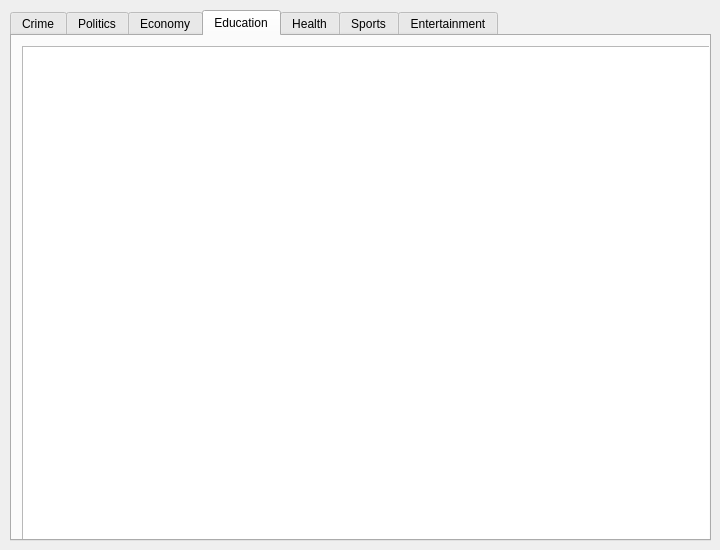
<?xml version="1.0" encoding="UTF-8"?>
<ui version="4.0">
 <class>OutputWindow</class>
 <widget class="QWidget" name="OutputWindow">
  <property name="geometry">
   <rect>
    <x>0</x>
    <y>0</y>
    <width>720</width>
    <height>550</height>
   </rect>
  </property>
  <property name="minimumSize">
   <size>
    <width>720</width>
    <height>550</height>
   </size>
  </property>
  <property name="maximumSize">
   <size>
    <width>720</width>
    <height>550</height>
   </size>
  </property>
  <property name="windowTitle">
   <string>Transcribd</string>
  </property>
  <property name="windowIcon">
   <iconset>
    <normaloff>logotitle.png</normaloff>logotitle.png</iconset>
  </property>
  <property name="styleSheet">
   <string notr="true">background-image: url(:/newPrefix/Background.png);</string>
  </property>
  <widget class="QTabWidget" name="Crime">
   <property name="geometry">
    <rect>
     <x>10</x>
     <y>10</y>
     <width>701</width>
     <height>531</height>
    </rect>
   </property>
   <property name="whatsThis">
    <string>&lt;html&gt;&lt;head/&gt;&lt;body&gt;&lt;p&gt;&lt;br/&gt;&lt;/p&gt;&lt;/body&gt;&lt;/html&gt;</string>
   </property>
   <property name="currentIndex">
    <number>3</number>
   </property>
   <widget class="QWidget" name="tab">
    <attribute name="title">
     <string>Crime</string>
    </attribute>
    <widget class="QPlainTextEdit" name="plainTextEdit">
     <property name="geometry">
      <rect>
       <x>10</x>
       <y>10</y>
       <width>681</width>
       <height>491</height>
      </rect>
     </property>
    </widget>
   </widget>
   <widget class="QWidget" name="tab_2">
    <attribute name="title">
     <string>Politics</string>
    </attribute>
    <widget class="QPlainTextEdit" name="plainTextEdit_2">
     <property name="geometry">
      <rect>
       <x>10</x>
       <y>10</y>
       <width>681</width>
       <height>491</height>
      </rect>
     </property>
    </widget>
   </widget>
   <widget class="QWidget" name="tab_3">
    <attribute name="title">
     <string>Economy</string>
    </attribute>
    <widget class="QPlainTextEdit" name="plainTextEdit_3">
     <property name="geometry">
      <rect>
       <x>10</x>
       <y>10</y>
       <width>681</width>
       <height>491</height>
      </rect>
     </property>
    </widget>
   </widget>
   <widget class="QWidget" name="tab_4">
    <attribute name="title">
     <string>Education</string>
    </attribute>
    <widget class="QPlainTextEdit" name="plainTextEdit_4">
     <property name="geometry">
      <rect>
       <x>10</x>
       <y>10</y>
       <width>720</width>
       <height>550</height>
      </rect>
     </property>
     <property name="minimumSize">
      <size>
       <width>720</width>
       <height>550</height>
      </size>
     </property>
     <property name="maximumSize">
      <size>
       <width>720</width>
       <height>550</height>
      </size>
     </property>
     <property name="plainText">
      <string/>
     </property>
    </widget>
   </widget>
   <widget class="QWidget" name="tab_5">
    <attribute name="title">
     <string>Health</string>
    </attribute>
    <widget class="QPlainTextEdit" name="plainTextEdit_5">
     <property name="geometry">
      <rect>
       <x>10</x>
       <y>10</y>
       <width>681</width>
       <height>491</height>
      </rect>
     </property>
    </widget>
   </widget>
   <widget class="QWidget" name="tab_6">
    <attribute name="title">
     <string>Sports</string>
    </attribute>
    <widget class="QPlainTextEdit" name="plainTextEdit_6">
     <property name="geometry">
      <rect>
       <x>10</x>
       <y>10</y>
       <width>681</width>
       <height>491</height>
      </rect>
     </property>
    </widget>
   </widget>
   <widget class="QWidget" name="tab_7">
    <attribute name="title">
     <string>Entertainment</string>
    </attribute>
    <widget class="QPlainTextEdit" name="plainTextEdit_7">
     <property name="geometry">
      <rect>
       <x>10</x>
       <y>10</y>
       <width>681</width>
       <height>491</height>
      </rect>
     </property>
    </widget>
   </widget>
  </widget>
 </widget>
 <resources>
  <include location="Background.qrc"/>
 </resources>
 <connections/>
</ui>
